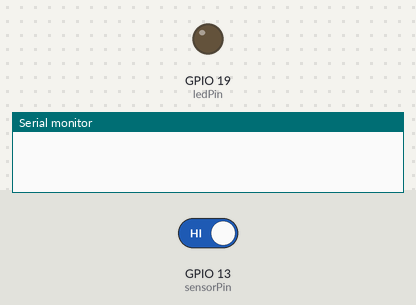
A sketch run on a simulated ESP32. Shown: output pins drawn as LEDs (lit = HIGH), the last lines printed to the serial monitor. Inputs (shaded band) come from the test bench; at power-on: GPIO 13 (sensorPin) HIGH.

Above: at 1.2 s.
1.3 s: GPIO 13 (sensorPin) driven LOW
At 2.4 s:
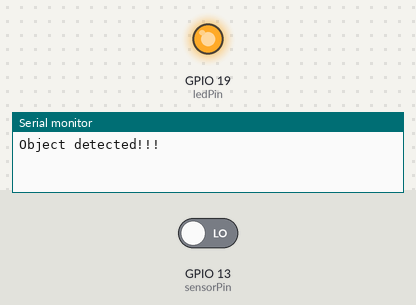
2.8 s: GPIO 13 (sensorPin) driven HIGH
At 3.6 s:
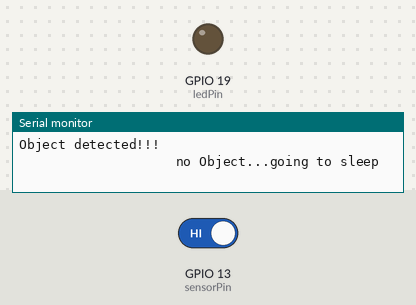
Timing chart, 0 to 5.8 s (numbered marks = the images above; inputs shaded):
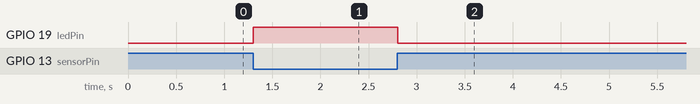

The sketch:

esp32_diffuse_state_change.ino
```cpp
const int sensorPin = 13 ;
const int ledPin = 19;
int sensorState = 0;
int lastSensorState = 0;

void setup() {
  pinMode(ledPin, OUTPUT);
  pinMode(sensorPin, INPUT);
  Serial.begin(115200);
}

void loop() {
  sensorState = digitalRead(sensorPin);

  if (sensorState == LOW && lastSensorState == 0) {
    digitalWrite(ledPin, HIGH);
    Serial.println("Object detected!!!");
    lastSensorState = 1;
  }
  if (sensorState == HIGH && lastSensorState == 1) {
    digitalWrite(ledPin, LOW);
    Serial.println("                    no Object...going to sleep");
    lastSensorState = 0;
  }
  delay(50);
}
```

Measured:
- after the input at 1.3 s, GPIO 19 (ledPin): LOW → HIGH at once
- after the input at 2.8 s, GPIO 19 (ledPin): HIGH → LOW at once
